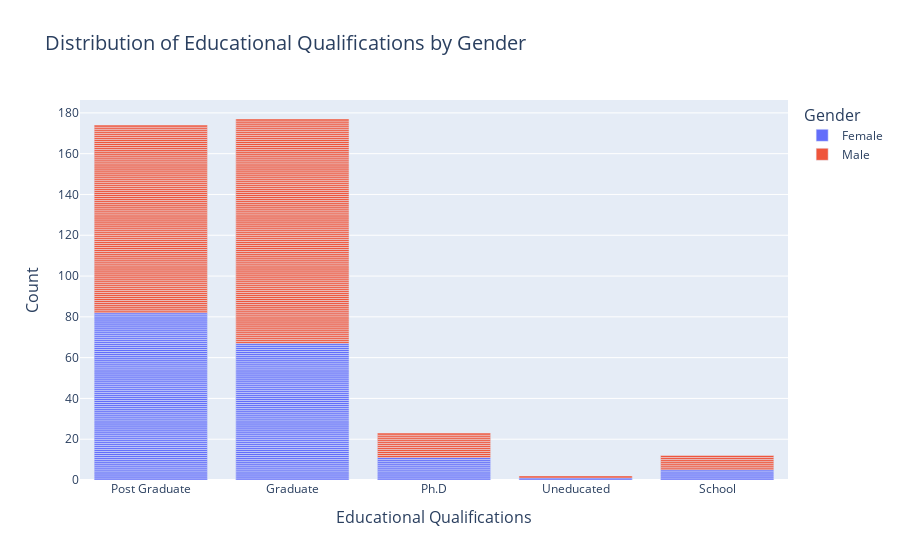

The cell this chart's notebook holds for it:
### Markdown cell above
### **Visualize the distribution of educational qualifications by gender**

### Code cell
fig = px.bar(data, x='Educational Qualifications', color='Gender', 
             title='Distribution of Educational Qualifications by Gender',
             labels={'Educational Qualifications': 'Educational Qualifications', 'Gender': 'Gender', 'count': 'Count'})

# Customize layout
fig.update_layout(
    title=dict(font=dict(size=20)),
    xaxis=dict(title=dict(font=dict(size=16))),
    yaxis=dict(title=dict(font=dict(size=16))),
    legend=dict(title=dict(font=dict(size=16))),
)

# Show the plot
fig.show()

### Figure 1 — Plotly figure (JSON) as saved in the notebook; plotly's stock layout.template omitted (floating-point values rounded to 4 significant figures; data arrays with more than 128 entries replaced by an {"elided": "..."} marker saying what was removed)
{"data": [{"alignmentgroup": "True", "hovertemplate": "Gender=Female<br>Educational Qualifications=%{x}<br>Count=%{y}<extra></extra>", "legendgroup": "Female", "marker": {"color": "#636efa", "pattern": {"shape": ""}}, "name": "Female", "offsetgroup": "Female", "orientation": "v", "showlegend": true, "textposition": "auto", "type": "bar", "x": {"elided": "166 str values"}, "xaxis": "x", "y": {"elided": "166 int values"}, "yaxis": "y"}, {"alignmentgroup": "True", "hovertemplate": "Gender=Male<br>Educational Qualifications=%{x}<br>Count=%{y}<extra></extra>", "legendgroup": "Male", "marker": {"color": "#EF553B", "pattern": {"shape": ""}}, "name": "Male", "offsetgroup": "Male", "orientation": "v", "showlegend": true, "textposition": "auto", "type": "bar", "x": {"elided": "222 str values"}, "xaxis": "x", "y": {"elided": "222 int values"}, "yaxis": "y"}], "layout": {"barmode": "relative", "legend": {"title": {"font": {"size": 16}, "text": "Gender"}, "tracegroupgap": 0}, "title": {"font": {"size": 20}, "text": "Distribution of Educational Qualifications by Gender"}, "xaxis": {"anchor": "y", "domain": [0, 1], "title": {"font": {"size": 16}, "text": "Educational Qualifications"}}, "yaxis": {"anchor": "x", "domain": [0, 1], "title": {"font": {"size": 16}, "text": "Count"}}}}
